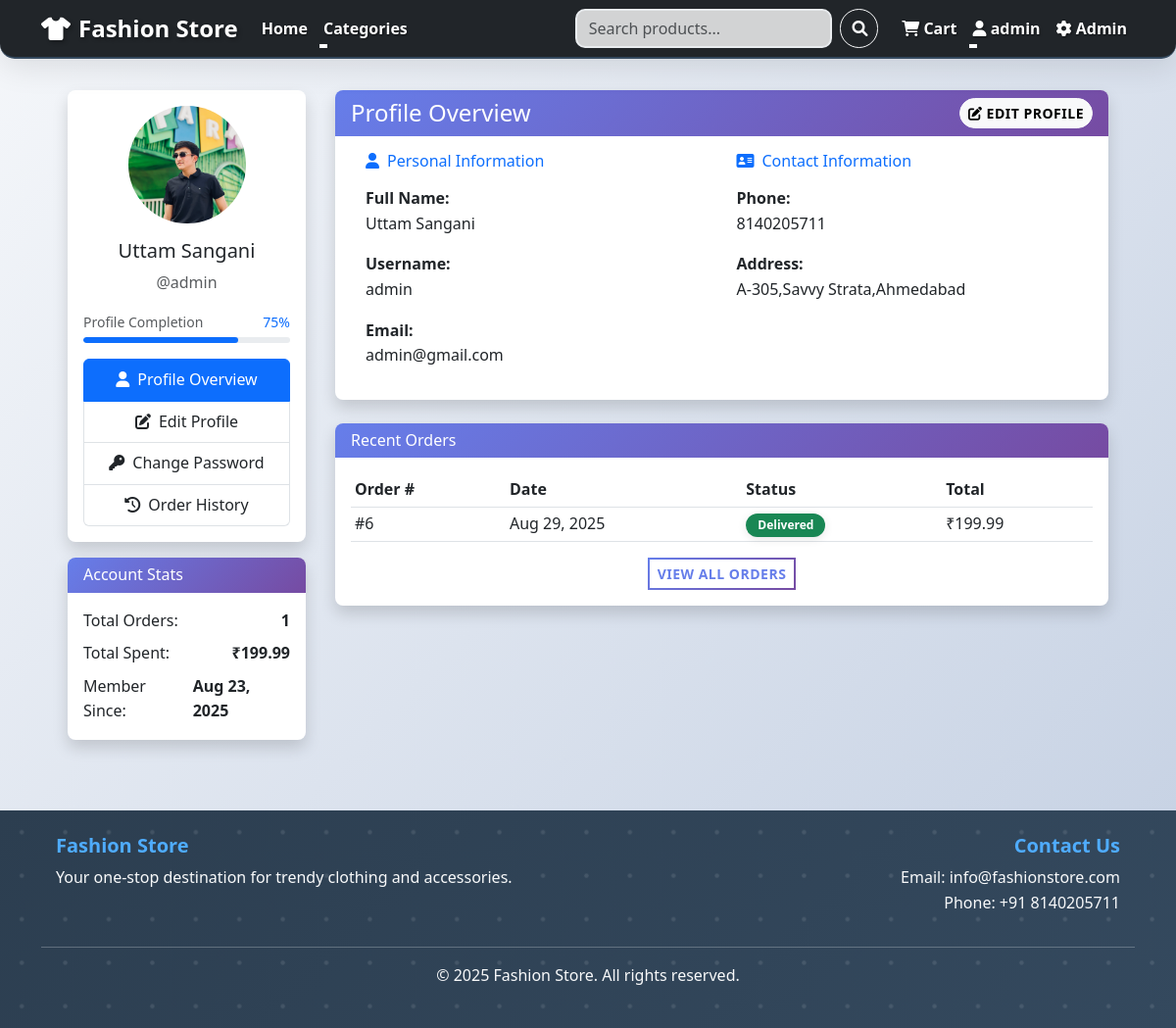
The page /profile/ (signed in) on the database as committed earlier.
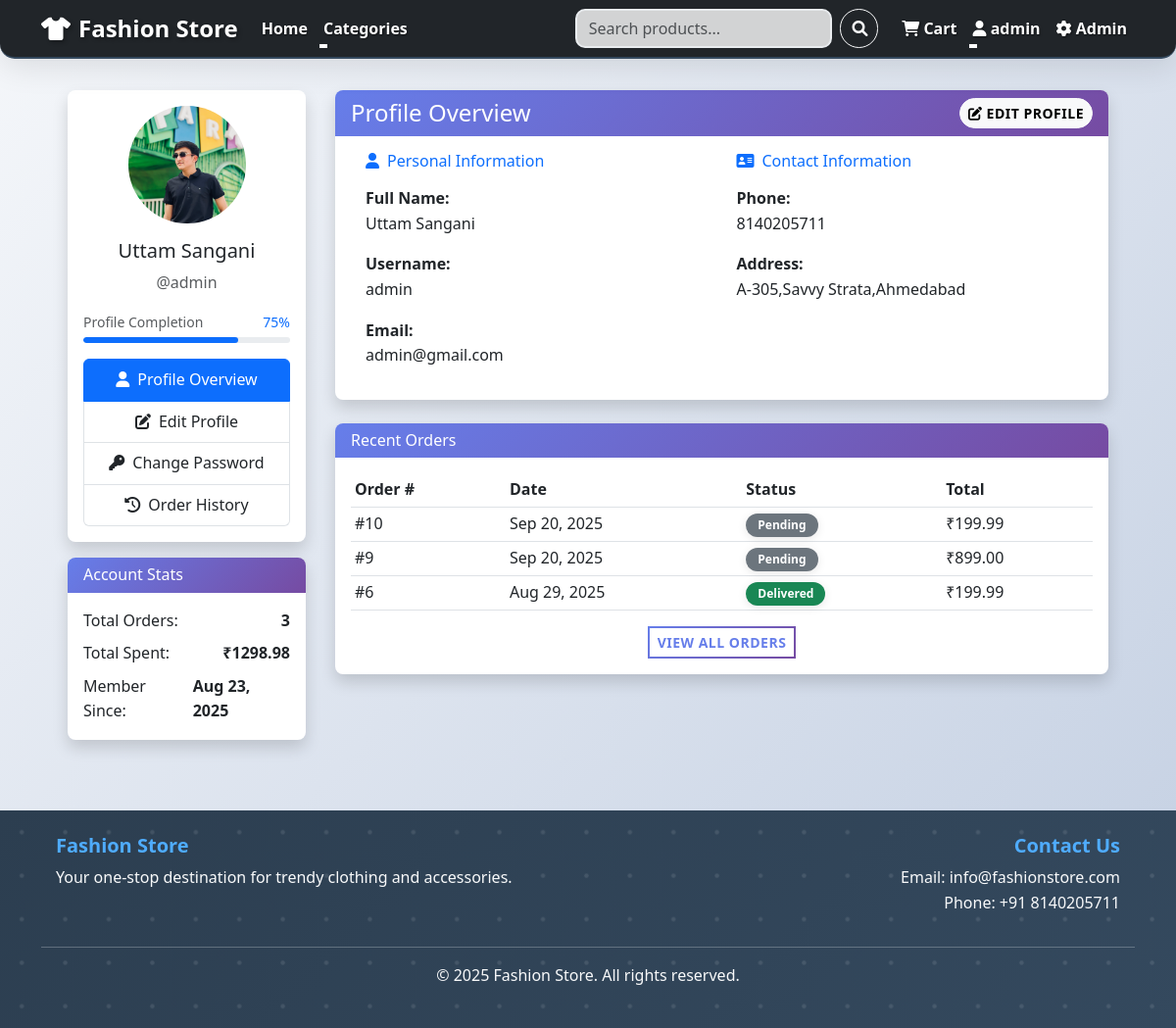
The same page on the database as committed later.
### store/models.py (models this page shows, shortened)
class UserProfile(models.Model):
    GENDER_CHOICES = [
        ('M', 'Male'),
        ('F', 'Female'),
        ('O', 'Other'),
        ('N', 'Prefer not to say'),
    ]
    NOTIFICATION_PREFERENCES = {
        'order_updates': True,
        'promotional_emails': True,
        'newsletter': True,
        'price_drop_alerts': True,
        'back_in_stock': True,
        'wishlist_updates': True,
    }
    user = models.OneToOneField(User, on_delete=models.CASCADE)
    phone = models.CharField(max_length=15, blank=True)
    address = models.TextField(blank=True)
    date_of_birth = models.DateField(blank=True, null=True)
    gender = models.CharField(max_length=1, choices=GENDER_CHOICES, blank=True)
    bio = models.TextField(blank=True, max_length=500)
    website = models.URLField(blank=True)
    twitter = models.CharField(max_length=50, blank=True)
    instagram = models.CharField(max_length=50, blank=True)
    facebook = models.CharField(max_length=50, blank=True)
    profile_picture = models.ImageField(upload_to='profile_pictures/', blank=True, null=True)
    email_notifications = models.BooleanField(default=True)
    newsletter_subscription = models.BooleanField(default=False)
    notification_preferences = models.JSONField(default=dict)
    created_at = models.DateTimeField(auto_now_add=True)
    updated_at = models.DateTimeField(auto_now=True)
    wishlist = models.ManyToManyField(Product, related_name='wishlisted_by', blank=True)
    @property
    def profile_picture_url(self):
        if self.profile_picture:
            return self.profile_picture.url
        return '/static/images/default-avatar.png'
    @property
    def profile_completion_percentage(self):
        fields_to_check = [
            self.user.first_name, self.user.last_name, self.user.email,
            self.phone, self.address, self.profile_picture,
            self.date_of_birth, self.gender
        ]
        completed_fields = sum(1 for field in fields_to_check if field)
        total_fields = len(fields_to_check)
        return int((completed_fields / total_fields) * 100) if total_fields > 0 else 0

class Order(models.Model):
    STATUS_CHOICES = [
        ('pending', 'Pending'),
        ('processing', 'Processing'),
        ('shipped', 'Shipped'),
        ('delivered', 'Delivered'),
        ('cancelled', 'Cancelled'),
    ]
    user = models.ForeignKey(User, on_delete=models.CASCADE)
    items = models.ManyToManyField(Product, through='OrderItem')
    total_price = models.DecimalField(max_digits=10, decimal_places=2)
    status = models.CharField(max_length=20, choices=STATUS_CHOICES, default='pending')
    shipping_address = models.TextField()
    created_at = models.DateTimeField(auto_now_add=True)
    updated_at = models.DateTimeField(auto_now=True)

### store/views.py (the view)
# urls.py: path('profile/', views.profile_view, name='profile_view'),
@login_required
def profile_view(request):
    profile, created = UserProfile.objects.get_or_create(user=request.user)
    orders = Order.objects.filter(user=request.user)
    total_orders = orders.count()
    total_spent = orders.aggregate(total=Sum('total_price'))['total'] or 0
    context = {
        'profile': profile,
        'total_orders': total_orders,
        'total_spent': total_spent,
        'recent_orders': orders.order_by('-created_at')[:5]
    }
    return render(request, 'store/profile.html', context)

### store/templates/store/profile.html (shortened to what this page needs)
{% extends 'store/base.html' %}
{% block content %}
<div class="container mt-4">
    <div class="row">
        <div class="col-md-3 mb-4">
            <div class="card shadow">
                <div class="card-body text-center">
                    <img src="{{ profile.profile_picture_url }}"
                         alt="Profile Picture"
                         class="img-fluid rounded-circle mb-3"
                         style="width: 120px; height: 120px; object-fit: cover;">
                    <h5 class="card-title">{{ profile.user.get_full_name }}</h5>
                    <p class="text-muted">@{{ profile.user.username }}</p>
                    <div class="mb-3">
                        <div class="d-flex justify-content-between align-items-center mb-1">
                            <small class="text-muted">Profile Completion</small>
                            <small class="text-primary">{{ profile.profile_completion_percentage }}%</small>
                        </div>
                        <div class="progress" style="height: 6px;">
                            <div class="progress-bar bg-primary" role="progressbar"
                                 style="width: {{ profile.profile_completion_percentage }}%;"
                                 aria-valuenow="{{ profile.profile_completion_percentage }}"
                                 aria-valuemin="0" aria-valuemax="100"></div>
                        </div>
                    </div>
                    <div class="list-group">
                        <a href="{% url 'profile_view' %}" class="list-group-item list-group-item-action active">
                            <i class="fas fa-user me-2"></i>Profile Overview
                        </a>
                        <a href="{% url 'profile_edit' %}" class="list-group-item list-group-item-action">
                            <i class="fas fa-edit me-2"></i>Edit Profile
                        </a>
                        <a href="{% url 'change_password' %}" class="list-group-item list-group-item-action">
                            <i class="fas fa-key me-2"></i>Change Password
                        </a>
                        <a href="{% url 'order_history' %}" class="list-group-item list-group-item-action">
                            <i class="fas fa-history me-2"></i>Order History
                        </a>
                    </div>
                </div>
            </div>
            <div class="card shadow mt-3">
                <div class="card-header bg-light">
                    <h6 class="mb-0">Account Stats</h6>
                </div>
                <div class="card-body">
                    <div class="d-flex justify-content-between mb-2">
                        <span>Total Orders:</span>
                        <strong>{{ total_orders }}</strong>
                    </div>
                    <div class="d-flex justify-content-between mb-2">
                        <span>Total Spent:</span>
                        <strong>₹{{ total_spent|floatformat:2 }}</strong>
                    </div>
                    <div class="d-flex justify-content-between">
                        <span>Member Since:</span>
                        <strong>{{ profile.user.date_joined|date:"M j, Y" }}</strong>
                    </div>
                </div>
            </div>
        </div>
        <div class="col-md-9">
            <div class="card shadow mb-4">
                <div class="card-header bg-primary text-white d-flex justify-content-between align-items-center">
                    <h4 class="mb-0">Profile Overview</h4>
                    <a href="{% url 'profile_edit' %}" class="btn btn-light btn-sm">
                        <i class="fas fa-edit"></i> Edit Profile
                    </a>
                </div>
                <div class="card-body">
                    <div class="row">
                        <div class="col-md-6">
                            <h6 class="text-primary mb-3"><i class="fas fa-user me-2"></i>Personal Information</h6>
                            <div class="mb-3">
                                <strong>Full Name:</strong><br>
                                {{ profile.user.get_full_name }}
                            </div>
                            <div class="mb-3">
                                <strong>Username:</strong><br>
                                {{ profile.user.username }}
                            </div>
                            <div class="mb-3">
                                <strong>Email:</strong><br>
                                {{ profile.user.email }}
                            </div>
                        </div>
                        <div class="col-md-6">
                            <h6 class="text-primary mb-3"><i class="fas fa-address-card me-2"></i>Contact Information</h6>
                            {% if profile.phone %}
                            <div class="mb-3">
                                <strong>Phone:</strong><br>
                                {{ profile.phone }}
                            </div>
                            {% endif %}
                            {% if profile.address %}
                            <div class="mb-3">
                                <strong>Address:</strong><br>
                                {{ profile.address|linebreaks }}
                            </div>
                            {% endif %}
                        </div>
                    </div>
                </div>
            </div>
            {% if recent_orders %}
            <div class="card shadow">
                <div class="card-header bg-light">
                    <h6 class="mb-0">Recent Orders</h6>
                </div>
                <div class="card-body">
                    <div class="table-responsive">
                        <table class="table table-sm">
                            <thead>
                                <tr>
                                    <th>Order #</th>
                                    <th>Date</th>
                                    <th>Status</th>
                                    <th>Total</th>
                                </tr>
                            </thead>
                            <tbody>
                                {% for order in recent_orders %}
                                <tr>
                                    <td>#{{ order.id }}</td>
                                    <td>{{ order.created_at|date:"M j, Y" }}</td>
                                    <td>
                                        <span class="badge bg-{% if order.status == 'delivered' %}success{% elif order.status == 'processing' %}warning{% else %}secondary{% endif %}">
                                            {{ order.get_status_display }}
                                        </span>
                                    </td>
                                    <td>₹{{ order.total_price }}</td>
                                </tr>
                                {% endfor %}
                            </tbody>
                        </table>
                    </div>
                    <div class="text-center">
                        <a href="{% url 'order_history' %}" class="btn btn-outline-primary btn-sm">
                            View All Orders
                        </a>
                    </div>
                </div>
            </div>
            {% endif %}
        </div>
    </div>
</div>
<link rel="stylesheet" href="https://cdnjs.cloudflare.com/ajax/libs/font-awesome/6.0.0/css/all.min.css">
{% endblock %}

### store/templates/store/base.html (shortened to what this page needs)
<!DOCTYPE html>
<html lang="en">
<head>
    <link href="https://cdn.jsdelivr.net/npm/bootstrap@5.3.0/dist/css/bootstrap.min.css" rel="stylesheet">
    <link rel="stylesheet" href="https://cdnjs.cloudflare.com/ajax/libs/font-awesome/6.0.0/css/all.min.css">
    {% load static %}
    <link rel="stylesheet" href="{% static 'css/style.css' %}">
</head>
<body>
    <nav class="navbar navbar-expand-lg navbar-dark bg-dark">
        <div class="container">
            <a class="navbar-brand" href="{% url 'home' %}">
                <i class="fas fa-tshirt me-2"></i>Fashion Store
            </a>
            <div class="collapse navbar-collapse" id="navbarNav">
                <ul class="navbar-nav me-auto">
                    <li class="nav-item">
                        <a class="nav-link" href="{% url 'home' %}">Home</a>
                    </li>
                    <li class="nav-item dropdown">
                        <a class="nav-link dropdown-toggle" href="#" role="button" data-bs-toggle="dropdown">
                            Categories
                        </a>
                    </li>
                </ul>
                <form class="d-flex me-3" method="GET" action="{% url 'home' %}">
                    <input class="form-control me-2" type="search" name="q" placeholder="Search products..." value="{{ query|default:'' }}">
                    <button class="btn btn-outline-light" type="submit">
                        <i class="fas fa-search"></i>
                    </button>
                </form>
                <ul class="navbar-nav">
                    {% if user.is_authenticated %}
                        <li class="nav-item">
                            <a class="nav-link" href="{% url 'cart' %}">
                                <i class="fas fa-shopping-cart"></i> Cart
                            </a>
                        </li>
                        <li class="nav-item dropdown">
                            <a class="nav-link dropdown-toggle" href="#" role="button" data-bs-toggle="dropdown">
                                <i class="fas fa-user"></i> {{ user.username }}
                            </a>
                        </li>
                        {% if user.is_staff %}
                        <li class="nav-item">
                            <a class="nav-link" href="{% url 'admin_dashboard' %}">
                                <i class="fas fa-cog"></i> Admin
                            </a>
                        </li>
                        {% endif %}
                    {% endif %}
                </ul>
            </div>
        </div>
    </nav>
    <main class="container my-4">
        {% block content %}
        {% endblock %}
    </main>
    <footer class="bg-dark text-light py-4 mt-5">
        <div class="container">
            <div class="row">
                <div class="col-md-6">
                    <h5>Fashion Store</h5>
                    <p>Your one-stop destination for trendy clothing and accessories.</p>
                </div>
                <div class="col-md-6 text-md-end">
                    <h5>Contact Us</h5>
                    <p>Email: info@fashionstore.com<br>Phone: +91 8140205711</p>
                </div>
            </div>
            <hr>
            <div class="text-center">
                <p>&copy; 2025 Fashion Store. All rights reserved.</p>
            </div>
        </div>
    </footer>
    {% load static %}
</body>
</html>

Rows that differ between the two databases and show on the page:
added Order: id "10", created_at "Sep 20, 2025", status "Pending", total_price "199.99"
added Order: id "9", created_at "Sep 20, 2025", status "Pending", total_price "899.00"
Other text that changed with them:
{{ total_orders }}: "1" → "3"
{{ total_spent|floatformat:2 }}: "199.99" → "1298.98"
